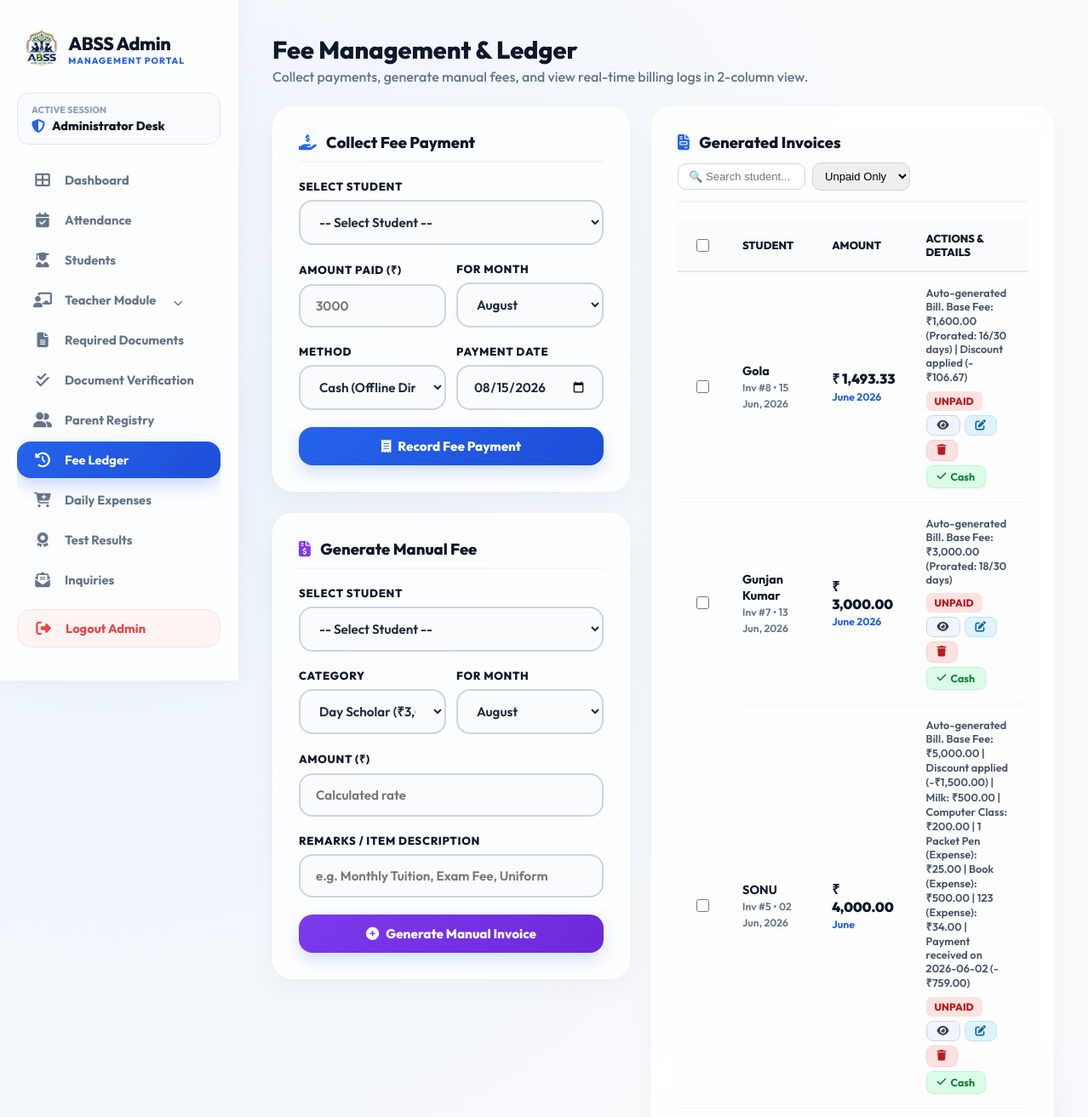
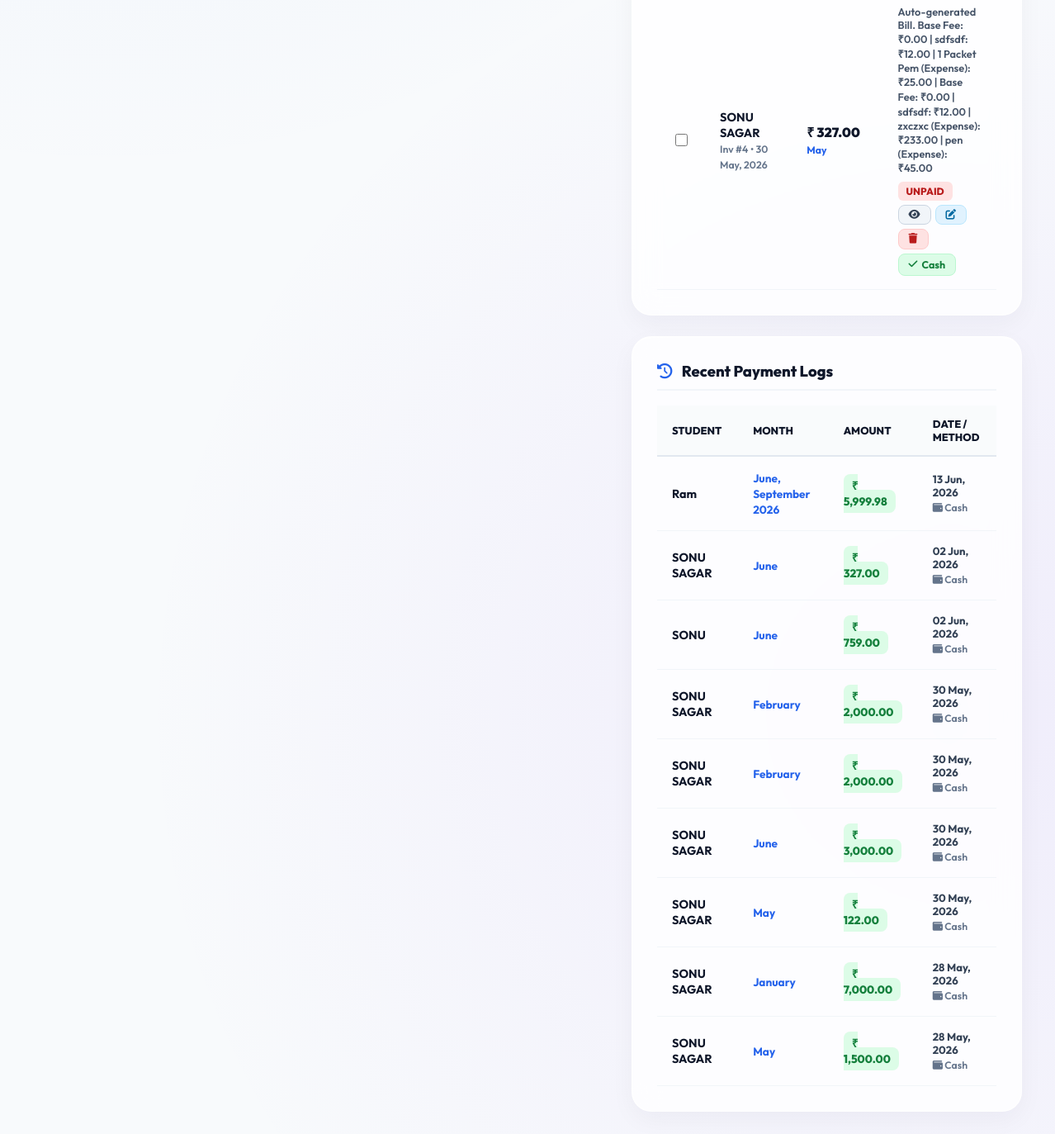
The page /admin/fees.php (signed in) on the database its author committed (2 pictures, top to bottom).
### tables this page shows
CREATE TABLE `fees_generated` (
  `id` int(11) NOT NULL,
  `student_id` int(11) NOT NULL,
  `amount` decimal(10,2) NOT NULL,
  `month_for` varchar(20) NOT NULL,
  `billing_date` date NOT NULL,
  `remark` varchar(255) DEFAULT NULL,
  `status` enum('unpaid','paid') DEFAULT 'unpaid',
  `created_at` timestamp NOT NULL DEFAULT current_timestamp()
);

CREATE TABLE `students` (
  `id` int(11) NOT NULL,
  `reg_no` varchar(20) DEFAULT NULL,
  `student_photo` varchar(255) DEFAULT NULL,
  `parent_id` int(11) DEFAULT NULL,
  `name` varchar(100) NOT NULL,
  `parent_name` varchar(100) DEFAULT NULL,
  `phone` varchar(15) DEFAULT NULL,
  `target_school` varchar(100) DEFAULT NULL,
  `class_admitted` varchar(50) DEFAULT NULL,
  `scholar_mode` varchar(50) DEFAULT 'Day Scholar',
  `monthly_discount` decimal(10,2) DEFAULT 0.00,
  `base_fee` decimal(10,2) DEFAULT 0.00,
  `last_billed_date` date DEFAULT NULL,
  `admission_date` date DEFAULT NULL,
  `status` enum('active','inactive','graduated') DEFAULT 'active',
  `created_at` timestamp NOT NULL DEFAULT current_timestamp(),
  `photo` varchar(255) DEFAULT NULL,
  `dob` date DEFAULT NULL,
  `gender` enum('Male','Female','Other') DEFAULT NULL,
  `home_address` text DEFAULT NULL,
  `city` varchar(100) DEFAULT NULL,
  `state` varchar(100) DEFAULT NULL,
  `zip_code` varchar(10) DEFAULT NULL,
  `prev_school` varchar(255) DEFAULT NULL,
  `guardian_relationship` varchar(50) DEFAULT NULL,
  `guardian_email` varchar(150) DEFAULT NULL,
  `guardian_address` text DEFAULT NULL,
  `emergency_contact_name` varchar(150) DEFAULT NULL,
  `emergency_relationship` varchar(50) DEFAULT NULL,
  `emergency_phone` varchar(20) DEFAULT NULL,
  `has_allergies` tinyint(1) DEFAULT 0,
  `allergies_detail` text DEFAULT NULL,
  `has_medical_condition` tinyint(1) DEFAULT 0,
  `medical_condition_detail` text DEFAULT NULL,
  `physician_name` varchar(150) DEFAULT NULL,
  `physician_phone` varchar(20) DEFAULT NULL,
  `insurance_provider` varchar(150) DEFAULT NULL,
  `insurance_policy` varchar(100) DEFAULT NULL
);

CREATE TABLE `fee_payments` (
  `id` int(11) NOT NULL,
  `student_id` int(11) NOT NULL,
  `amount` decimal(10,2) NOT NULL,
  `payment_date` date NOT NULL,
  `month_for` varchar(20) NOT NULL,
  `payment_method` varchar(50) DEFAULT NULL,
  `created_at` timestamp NOT NULL DEFAULT current_timestamp()
);

### admin/fees.php (the view, shortened to what the rows shown need)
<?php
require_once 'includes/billing_engine.php';
$payments = $conn->query("
    SELECT f.*, s.name
    FROM fee_payments f
    JOIN students s ON f.student_id = s.id
    ORDER BY f.payment_date DESC LIMIT 10
");
$filter = isset($_GET['filter']) ? $_GET['filter'] : 'unpaid';
$status_cond = "";
if ($filter === 'unpaid') $status_cond = " WHERE fg.status = 'unpaid'";
$bills = $conn->query("
    SELECT fg.*, s.name
    FROM fees_generated fg
    JOIN students s ON fg.student_id = s.id
    $status_cond
    ORDER BY fg.billing_date DESC, fg.id DESC LIMIT 100
");
?>
<!DOCTYPE html>
<html lang="en">
<head>
    <?php include 'includes/head_css.php'; ?>
</head>
<body>
    <main class="main-content">
        <header style="margin-bottom: 25px;">
            <h1 style="font-size: 1.8rem; margin-bottom: 4px;">Fee Management & Ledger</h1>
        </header>
        <div class="fees-main-2col">
            <div>
                <div class="portal-card" style="margin-bottom: 25px;">
                    <form id="bulkDeleteForm" method="POST">
                        <div class="portal-table-container">
                            <table id="billsTable">
                                <thead>
                                    <tr>
                                        <th style="width: 35px; text-align: center;">
                                            <input type="checkbox" id="selectAllBills" onclick="toggleSelectAllBills(this)" style="cursor:pointer; width:15px; height:15px;">
                                        </th>
                                        <th>Student</th>
                                        <th>Amount</th>
                                        <th>Actions & Details</th>
                                    </tr>
                                </thead>
                                <tbody>
                                    <?php if ($bills->num_rows == 0): ?>
                                        <tr>
                                            <td colspan="4" style="text-align: center; color: #94a3b8; padding: 25px;">No invoice records found.</td>
                                        </tr>
                                    <?php else: ?>
                                        <?php while($b = $bills->fetch_assoc()): ?>
                                            <tr class="bill-row">
                                                <td style="text-align: center;">
                                                    <input type="checkbox" name="selected_bill_ids[]" value="<?php echo $b['id']; ?>" class="bill-checkbox" onclick="updateBulkDeleteState()" style="cursor:pointer; width:15px; height:15px;">
                                                </td>
                                                <td>
                                                    <strong class="bill-student-name" style="color:var(--portal-dark); font-size:0.9rem;"><?php echo htmlspecialchars($b['name']); ?></strong><br>
                                                    <small style="color:#64748b; font-weight:600;">Inv #<?php echo $b['id']; ?> • <?php echo date('d M, Y', strtotime($b['billing_date'])); ?></small>
                                                </td>
                                                <td>
                                                    <div style="font-weight:900; color:var(--portal-dark); font-size:1rem;">₹ <?php echo number_format($b['amount'], 2); ?></div>
                                                    <small class="bill-month-for" style="color:var(--portal-blue); font-weight:700;"><?php echo htmlspecialchars($b['month_for']); ?></small>
                                                </td>
                                                <td>
                                                    <div class="bill-remark" style="font-size:0.8rem; margin-bottom:8px; color:#475569; max-width:240px; word-break:break-word;">
                                                        <?php echo htmlspecialchars($b['remark']); ?>
                                                    </div>
                                                    <div style="display: flex; align-items: center; gap: 5px; flex-wrap: wrap;">
                                                        <span class="status-badge status-<?php echo $b['status']; ?>"><?php echo $b['status']; ?></span>
                                                        <a href="view_bill.php?id=<?php echo $b['id']; ?>" class="btn-quick-collect" title="View Bill">
                                                            <i class="fas fa-eye"></i>
                                                        </a>
                                                        <button type="button" class="btn-quick-collect btn-action-edit"
                                                                onclick="openEditModal(<?php echo $b['id']; ?>, <?php echo $b['amount']; ?>, '<?php echo addslashes($b['month_for']); ?>', '<?php echo addslashes($b['remark']); ?>', '<?php echo $b['status']; ?>')"
                                                                title="Edit Bill Details">
                                                            <i class="fas fa-edit"></i>
                                                        </button>
                                                        <button type="button" class="btn-quick-collect btn-action-delete" onclick="submitSingleDelete(<?php echo $b['id']; ?>)" title="Delete Invoice">
                                                            <i class="fas fa-trash"></i>
                                                        </button>
                                                        <?php if ($b['status'] === 'unpaid'): ?>
                                                            <a href="?collect_offline=<?php echo $b['id']; ?>" class="btn-quick-collect" style="background:#dcfce7; color:#15803d; border-color:#bbf7d0;" onclick="return confirm('Record cash payment of ₹<?php echo number_format($b['amount'], 2); ?> for <?php echo htmlspecialchars($b['name']); ?>?')" title="Quick Collect Cash">
                                                                <i class="fas fa-check"></i> Cash
                                                            </a>
                                                        <?php endif; ?>
                                                    </div>
                                                </td>
                                            </tr>
                                        <?php endwhile; ?>
                                    <?php endif; ?>
                                </tbody>
                            </table>
                        </div>
                    </form>
                </div>
                <div class="portal-card">
                    <div class="portal-table-container">
                        <table>
                            <thead>
                                <tr>
                                    <th>Student</th>
                                    <th>Month</th>
                                    <th>Amount</th>
                                    <th>Date / Method</th>
                                </tr>
                            </thead>
                            <tbody>
                                <?php if ($payments->num_rows == 0): ?>
                                    <tr>
                                        <td colspan="4" style="text-align: center; color: #94a3b8; padding: 25px;">No payments recorded yet.</td>
                                    </tr>
                                <?php else: ?>
                                    <?php while($p = $payments->fetch_assoc()): ?>
                                        <tr>
                                            <td><strong style="color:var(--portal-dark); font-size:0.9rem;"><?php echo htmlspecialchars($p['name']); ?></strong></td>
                                            <td><span style="font-weight:700; color:var(--portal-blue); font-size:0.85rem;"><?php echo htmlspecialchars($p['month_for']); ?></span></td>
                                            <td><span class="amount-tag">₹ <?php echo number_format($p['amount'], 2); ?></span></td>
                                            <td>
                                                <div style="font-weight:700; color:#334155; font-size:0.82rem;"><?php echo date('d M, Y', strtotime($p['payment_date'])); ?></div>
                                                <small style="color:#64748b;"><i class="fas fa-wallet"></i> <?php echo htmlspecialchars($p['payment_method']); ?></small>
                                            </td>
                                        </tr>
                                    <?php endwhile; ?>
                                <?php endif; ?>
                            </tbody>
                        </table>
                    </div>
                </div>
            </div>
        </div>
    </main>
</body>
</html>

### rows shown on the page
fees_generated: student.name "Gola", id "8", billing_date "15 Jun, 2026", amount "1,493.33", month_for "June 2026", remark "Auto-generated Bill. Base Fee: ₹1,600.00 (Prorated: 16/30 days) | Discount applied (-₹106.67)", status "UNPAID"
fees_generated: student.name "Gunjan Kumar", id "7", billing_date "13 Jun, 2026", amount "3,000.00", month_for "June 2026", remark "Auto-generated Bill. Base Fee: ₹3,000.00 (Prorated: 18/30 days)", status "UNPAID"
fees_generated: student.name "SONU", id "5", billing_date "02 Jun, 2026", amount "4,000.00", month_for "June", remark "Auto-generated Bill. Base Fee: ₹5,000.00 | Discount applied (-₹1,500.00) | Milk: ₹500.00 | Computer Class: ₹200.00 | 1 Packet Pen (Expense): ₹25.00 | Book (Expense): ₹500.00 | 123 (Expense): ₹34.00 | Payment received on 2026-06-02 (-₹759.00)", status "UNPAID"
fees_generated: student.name "SONU SAGAR", id "4", billing_date "30 May, 2026", amount "327.00", month_for "May", remark "Auto-generated Bill. Base Fee: ₹0.00 | sdfsdf: ₹12.00 | 1 Packet Pem (Expense): ₹25.00 | Base Fee: ₹0.00 | sdfsdf: ₹12.00 | zxczxc (Expense): ₹233.00 | pen (Expense): ₹45.00", status "UNPAID"
fee_payments: student.name "Ram", month_for "June, September 2026", amount "5,999.98", payment_date "13 Jun, 2026", payment_method "Cash"
fee_payments: student.name "SONU SAGAR", month_for "June", amount "327.00", payment_date "02 Jun, 2026", payment_method "Cash"
fee_payments: student.name "SONU", month_for "June", amount "759.00", payment_date "02 Jun, 2026", payment_method "Cash"
fee_payments: student.name "SONU SAGAR", month_for "February", amount "2,000.00", payment_date "30 May, 2026", payment_method "Cash"
fee_payments: student.name "SONU SAGAR", month_for "February", amount "2,000.00", payment_date "30 May, 2026", payment_method "Cash"
fee_payments: student.name "SONU SAGAR", month_for "June", amount "3,000.00", payment_date "30 May, 2026", payment_method "Cash"
fee_payments: student.name "SONU SAGAR", month_for "May", amount "122.00", payment_date "30 May, 2026", payment_method "Cash"
fee_payments: student.name "SONU SAGAR", month_for "January", amount "7,000.00", payment_date "28 May, 2026", payment_method "Cash"
fee_payments: student.name "SONU SAGAR", month_for "May", amount "1,500.00", payment_date "28 May, 2026", payment_method "Cash"

### other values the page prints
form field month_for "August"
form field fee_type "Day Scholar (₹3,000)"
